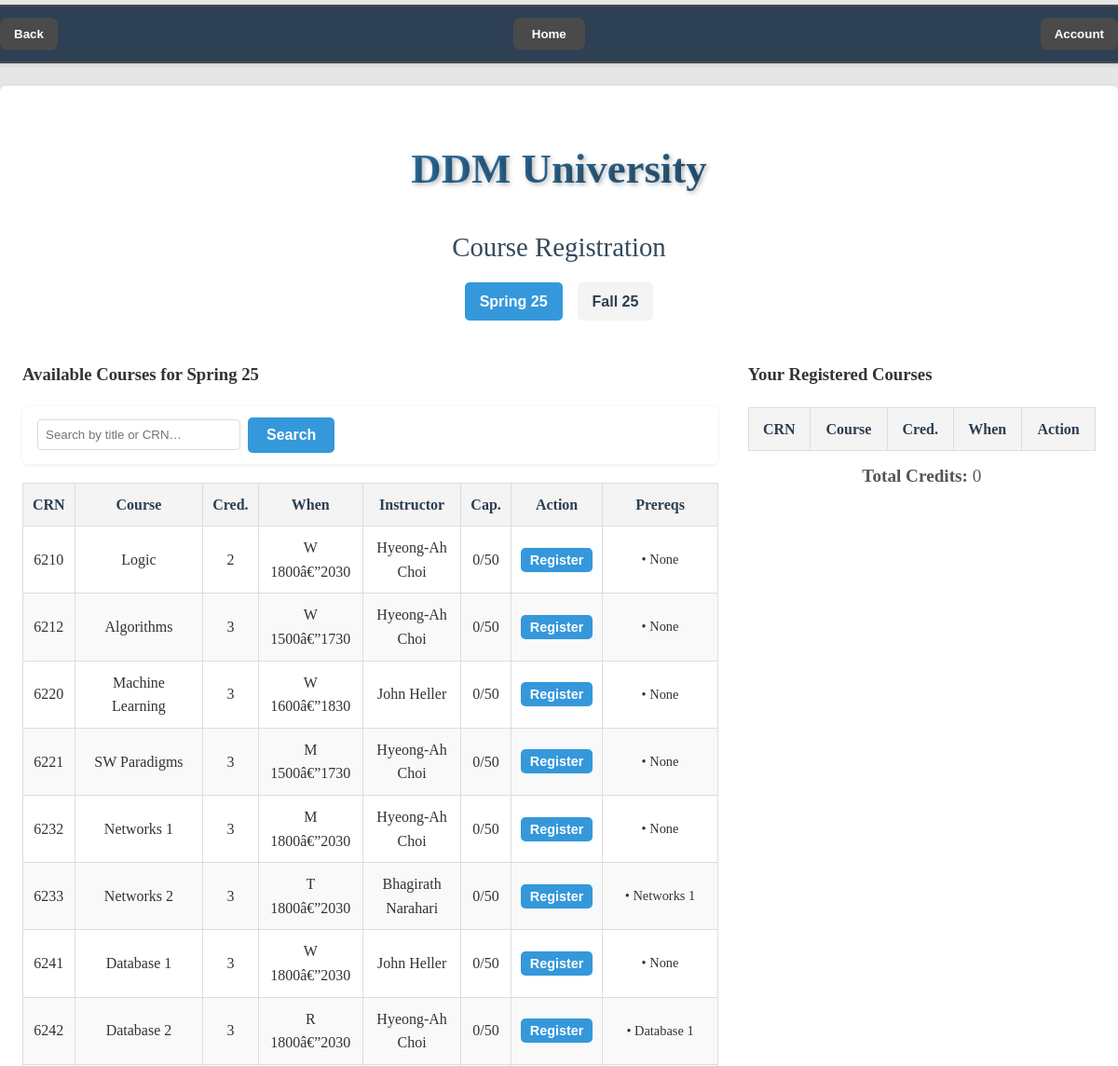
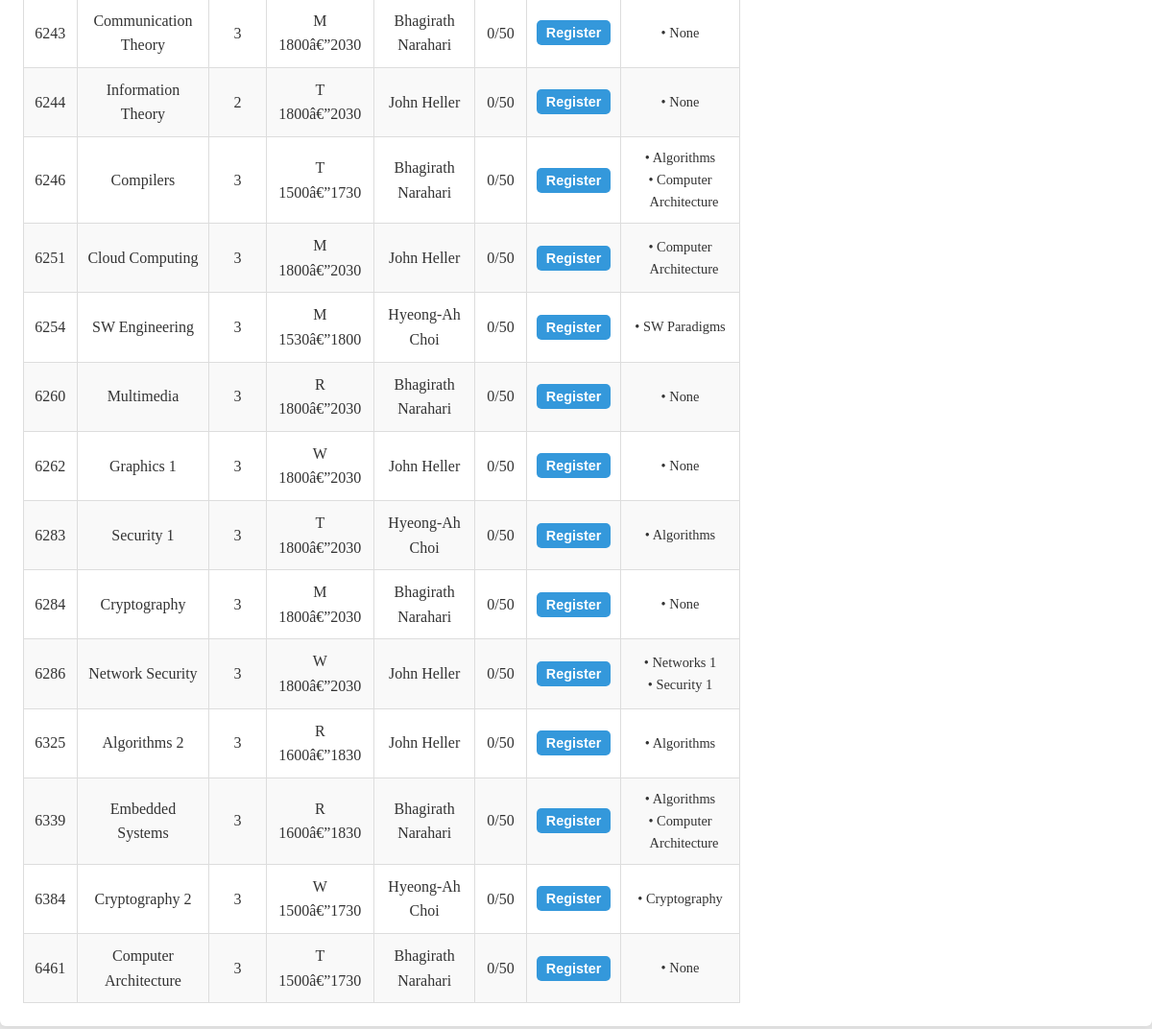
Page /register_page (signed in) on the committed database (2 pictures, top to bottom).
### tables this page shows
CREATE TABLE schedule (
    id INTEGER PRIMARY KEY AUTOINCREMENT,
    crn INTEGER NOT NULL,
    section_num INTEGER NOT NULL,
    semester VARCHAR(20) NOT NULL,
    time VARCHAR(50) NOT NULL,
    day VARCHAR(20) NOT NULL,
    room_num VARCHAR(50) NOT NULL,
    max_enrollment INTEGER NOT NULL,
    current_enrollment INTEGER DEFAULT 0,
    instructor_uid CHAR(8) NOT NULL,
    FOREIGN KEY (crn) REFERENCES courses(crn),
    FOREIGN KEY (instructor_uid) REFERENCES faculty(uid),
    UNIQUE(crn, section_num, semester)
);

CREATE TABLE courses (
    crn INTEGER PRIMARY KEY,
    course_title VARCHAR(100) NOT NULL,
    d_num INTEGER NOT NULL,
    credits INTEGER NOT NULL,
    description TEXT,
    FOREIGN KEY (d_num) REFERENCES department(d_num)
);

### main.py (the view, shortened to what this page needs)
@app.route('/register_page', methods=['GET'])
def show_register_page():
    if 'uid' not in session:
        return redirect(url_for('login'))
    semester = request.args.get('semester', 'Spring 25')
    search_term = request.args.get('search', '').strip()
    conn = get_db_connection()
    cursor = conn.cursor()
    cursor.execute("""
        SELECT u.uid
          FROM users u
          JOIN grad_student g ON u.uid = g.uid
         WHERE u.uid = ?
    """, (session['uid'],))
    student = cursor.fetchone()
    student_id = student['uid']
    sql = """
        SELECT
            c.crn,
            c.course_title,
            c.credits,
            s.day,
            s.time,
            s.semester,
            u.first_name || ' ' || u.last_name AS instructor,
            s.current_enrollment,
            s.max_enrollment
          FROM courses c
          JOIN schedule s     ON c.crn = s.crn
          JOIN faculty f      ON s.instructor_uid = f.uid
          JOIN users u        ON f.uid = u.uid
         WHERE s.semester = ?
    """
    params = [semester]
    if search_term:
        sql += "  AND (CAST(c.crn AS TEXT) LIKE ? OR c.course_title LIKE ?)"
        like = f"%{search_term}%"
        params += [like, like]
    sql += " ORDER BY c.crn"
    cursor.execute(sql, params)
    rows = cursor.fetchall()
    courses = []
    for r in rows:
        cursor.execute("""
            SELECT c.course_title
              FROM prerequisite p
              JOIN courses c ON p.prereq_id = c.crn
             WHERE p.course_id = ?
        """, (r['crn'],))
        prereqs = [p['course_title'] for p in cursor.fetchall()] or ['None']
        courses.append({
            **r,
            'prereqs': prereqs
        })
    cursor.execute("""
        SELECT
            t.crn,
            c.course_title,
            c.credits,
            t.semester,
            s.day,
            s.time
          FROM transcript t
          JOIN courses c  ON t.crn = c.crn
          JOIN schedule s ON t.crn = s.crn
                         AND t.semester = s.semester
         WHERE t.student_uid = ? AND t.grade = 'IP'
         ORDER BY t.semester, t.crn
    """, (student_id,))
    registered = cursor.fetchall()
    conn.close()
    total_credits = sum(c['credits'] for c in registered)
    if semester == 'Spring 25':
        return render_register_page_for('Spring 25', search_term=None)
    else:
        return render_register_page_for('Fall 25', search_term=None)

### main.py (called while the page is built)
def get_db_connection(): #basic getting connection fucntion to avoid repetitivness
    conn = sqlite3.connect('phase-2.db')
    conn.row_factory = sqlite3.Row
    return conn

### templates/REGS-register.html (shortened to what this page needs)
<!DOCTYPE html>
<html lang="en">
<head>
  <link rel="stylesheet" href="{{ url_for('static', filename='css/styles.css') }}">
</head>
<body>
  <div class="navbar">
    <button class="back-button" onclick="window.location.href='{{ request.referrer }}'"> Back</button>
    <div class="homeButton">
      <button onclick="location.href='/home'">Home</button>
    </div>
    <div class="dropdown">
      <button onclick="toggleDropdown()">Account</button>
    </div>
  </div>
  <div class="student-home-container">
    <h1>DDM University</h1>
    <h2>Course Registration</h2>
    <div class="semester-tabs">
        <a href="{{ url_for('register_spring') }}"
           class="{% if semester=='Spring 25' %}active{% endif %}">
          Spring 25
        </a>
        <a href="{{ url_for('register_fall') }}"
           class="{% if semester=='Fall 25' %}active{% endif %}">
          Fall 25
        </a>
      </div>
    <div class="two-column-grid">
      <section>
        <h3>Available Courses for {{ semester }}</h3>
        <form method="get" action="{{ url_for('show_register_page') }}" class="search-form">
          <input type="text" name="search" placeholder="Search by title or CRN…" value="{{ search_term or '' }}">
          <button type="submit" class="primary-button">Search</button>
        </form>
        <table class="styled-table">
          <thead>
            <tr>
              <th>CRN</th>
              <th>Course</th>
              <th>Cred.</th>
              <th>When</th>
              <th>Instructor</th>
              <th>Cap.</th>
              <th>Action</th>
              <th>Prereqs</th>
            </tr>
          </thead>
          <tbody>
            {% for course in courses %}
            <tr>
              <td>{{ course.crn }}</td>
              <td>{{ course.course_title }}</td>
              <td>{{ course.credits }}</td>
              <td>{{ course.day }} {{ course.time }}</td>
              <td>{{ course.instructor }}</td>
              <td>{{ course.current_enrollment }}/{{ course.max_enrollment }}</td>
              <td>
                <form method="post" action="{{ url_for('register_course') }}">
                  <button type="submit"
                          class="primary-button"
                          {% if course.current_enrollment >= course.max_enrollment %}disabled{% endif %}>
                    {% if course.current_enrollment >= course.max_enrollment %}Full{% else %}Register{% endif %}
                  </button>
                </form>
              </td>
              <td>
                  <ul class="prereq-list">
                    {% for prereq in course.prereqs %}
                      <li>• {{ prereq }}</li>
                    {% else %}
                      <li>• None</li>
                    {% endfor %}
                  </ul>
                </td>
              </tr>
              {% endfor %}
            </tbody>
          </table>
      </section>
      <section>
        <h3>Your Registered Courses</h3>
        <table class="styled-table">
          <thead>
            <tr>
              <th>CRN</th>
              <th>Course</th>
              <th>Cred.</th>
              <th>When</th>
              <th>Action</th>
            </tr>
          </thead>
        </table>
        <p class="total-credits"><strong>Total Credits:</strong> {{ total_credits }}</p>
      </section>
    </div>
  </div>
</body>
</html>

### templates/REGS-register.html (style rules this page uses)
.semester-tabs { display: flex; justify-content: center; gap: 1rem; margin-bottom: 1.5rem; }
.semester-tabs a { padding: 0.5rem 1rem; border-radius: 5px; background-color: #f4f4f4; color: #2c3e50; font-weight: bold; transition: background-color 0.3s; }
.semester-tabs a.active { background-color: #3498db; color: #fff; }
.two-column-grid { display: grid; grid-template-columns: 2fr 1fr; gap: 2rem; }
.search-form { margin-bottom: 1rem; display: flex; gap: 0.5rem; }
.prereq-list { list-style: none; padding: 0; margin: 0; font-size: 0.9rem; }
.prereq-list li { padding-left: 0.5rem; text-indent: -0.5rem; }

### rows in the picture
schedule: crn "6210", course_title "Logic", credits "2", day "W", time "1800â€”2030", instructor "Hyeong-Ah Choi", current_enrollment "0", max_enrollment "50", shows "Register", prereqs "None"
schedule: crn "6212", course_title "Algorithms", credits "3", day "W", time "1500â€”1730", instructor "Hyeong-Ah Choi", current_enrollment "0", max_enrollment "50", shows "Register", prereqs "None"
schedule: crn "6220", course_title "Machine Learning", credits "3", day "W", time "1600â€”1830", instructor "John Heller", current_enrollment "0", max_enrollment "50", shows "Register", prereqs "None"
schedule: crn "6221", course_title "SW Paradigms", credits "3", day "M", time "1500â€”1730", instructor "Hyeong-Ah Choi", current_enrollment "0", max_enrollment "50", shows "Register", prereqs "None"
schedule: crn "6232", course_title "Networks 1", credits "3", day "M", time "1800â€”2030", instructor "Hyeong-Ah Choi", current_enrollment "0", max_enrollment "50", shows "Register", prereqs "None"
schedule: crn "6233", course_title "Networks 2", credits "3", day "T", time "1800â€”2030", instructor "Bhagirath Narahari", current_enrollment "0", max_enrollment "50", shows "Register"
courses: course_title "Networks 1"
schedule: crn "6241", course_title "Database 1", credits "3", day "W", time "1800â€”2030", instructor "John Heller", current_enrollment "0", max_enrollment "50", shows "Register", prereqs "None"
schedule: crn "6242", course_title "Database 2", credits "3", day "R", time "1800â€”2030", instructor "Hyeong-Ah Choi", current_enrollment "0", max_enrollment "50", shows "Register"
courses: course_title "Database 1"
schedule: crn "6243", course_title "Communication Theory", credits "3", day "M", time "1800â€”2030", instructor "Bhagirath Narahari", current_enrollment "0", max_enrollment "50", shows "Register", prereqs "None"
schedule: crn "6244", course_title "Information Theory", credits "2", day "T", time "1800â€”2030", instructor "John Heller", current_enrollment "0", max_enrollment "50", shows "Register", prereqs "None"
schedule: crn "6246", course_title "Compilers", credits "3", day "T", time "1500â€”1730", instructor "Bhagirath Narahari", current_enrollment "0", max_enrollment "50", shows "Register"
courses: course_title "Algorithms"
courses: course_title "Computer Architecture"
schedule: crn "6251", course_title "Cloud Computing", credits "3", day "M", time "1800â€”2030", instructor "John Heller", current_enrollment "0", max_enrollment "50", shows "Register"
schedule: crn "6254", course_title "SW Engineering", credits "3", day "M", time "1530â€”1800", instructor "Hyeong-Ah Choi", current_enrollment "0", max_enrollment "50", shows "Register"
courses: course_title "SW Paradigms"
schedule: crn "6260", course_title "Multimedia", credits "3", day "R", time "1800â€”2030", instructor "Bhagirath Narahari", current_enrollment "0", max_enrollment "50", shows "Register", prereqs "None"
schedule: crn "6262", course_title "Graphics 1", credits "3", day "W", time "1800â€”2030", instructor "John Heller", current_enrollment "0", max_enrollment "50", shows "Register", prereqs "None"
schedule: crn "6283", course_title "Security 1", credits "3", day "T", time "1800â€”2030", instructor "Hyeong-Ah Choi", current_enrollment "0", max_enrollment "50", shows "Register"
schedule: crn "6284", course_title "Cryptography", credits "3", day "M", time "1800â€”2030", instructor "Bhagirath Narahari", current_enrollment "0", max_enrollment "50", shows "Register", prereqs "None"
schedule: crn "6286", course_title "Network Security", credits "3", day "W", time "1800â€”2030", instructor "John Heller", current_enrollment "0", max_enrollment "50", shows "Register"
courses: course_title "Security 1"
schedule: crn "6325", course_title "Algorithms 2", credits "3", day "R", time "1600â€”1830", instructor "John Heller", current_enrollment "0", max_enrollment "50", shows "Register"
schedule: crn "6339", course_title "Embedded Systems", credits "3", day "R", time "1600â€”1830", instructor "Bhagirath Narahari", current_enrollment "0", max_enrollment "50", shows "Register"
schedule: crn "6384", course_title "Cryptography 2", credits "3", day "W", time "1500â€”1730", instructor "Hyeong-Ah Choi", current_enrollment "0", max_enrollment "50", shows "Register"
courses: course_title "Cryptography"
schedule: crn "6461", course_title "Computer Architecture", credits "3", day "T", time "1500â€”1730", instructor "Bhagirath Narahari", current_enrollment "0", max_enrollment "50", shows "Register", prereqs "None"

### other values in the picture
{{ semester }} "Spring 25"
{{ total_credits }} "0"
